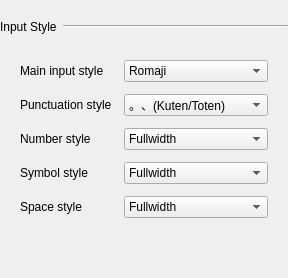
             <widget class="QWidget" name="inputTableSimpleModeTab">
              <attribute name="title">
               <string>Basic</string>
              </attribute>
              <layout class="QVBoxLayout" name="inputTableSimpleModeTabLayout">
               <property name="leftMargin">
                <number>0</number>
               </property>
               <property name="topMargin">
                <number>10</number>
               </property>
               <property name="rightMargin">
                <number>0</number>
               </property>
               <property name="bottomMargin">
                <number>0</number>
               </property>
               <item>
                <layout class="QHBoxLayout" name="inputStylesHeader">
                 <property name="topMargin">
                  <number>10</number>
                 </property>
                 <property name="bottomMargin">
                  <number>10</number>
                 </property>
                 <item>
                  <widget class="QLabel" name="inputStylesHeaderLabel">
                   <property name="text">
                    <string>Input Style</string>
                   </property>
                  </widget>
                 </item>
                 <item>
                  <widget class="Line" name="inputStylesHeaderLine">
                   <property name="sizePolicy">
                    <sizepolicy hsizetype="Expanding" vsizetype="Fixed">
                     <horstretch>0</horstretch>
                     <verstretch>0</verstretch>
                    </sizepolicy>
                   </property>
                   <property name="orientation">
                    <enum>Qt::Orientation::Horizontal</enum>
                   </property>
                  </widget>
                 </item>
                </layout>
               </item>
               <item>
                <layout class="QGridLayout" name="inputStylesGrid">
                 <property name="leftMargin">
                  <number>20</number>
                 </property>
                 <property name="topMargin">
                  <number>10</number>
                 </property>
                 <property name="rightMargin">
                  <number>20</number>
                 </property>
                 <property name="bottomMargin">
                  <number>20</number>
                 </property>
                 <property name="spacing">
                  <number>12</number>
                 </property>
                 <item row="0" column="0">
                  <widget class="QLabel" name="mainInputStyleLabel">
                   <property name="text">
                    <string>Main input style</string>
                   </property>
                  </widget>
                 </item>
                 <item row="2" column="0">
                  <widget class="QLabel" name="numberStyleLabel">
                   <property name="text">
                    <string>Number style</string>
                   </property>
                  </widget>
                 </item>
                 <item row="2" column="1">
                  <widget class="QComboBox" name="numberStyle">
                   <item>
                    <property name="text">
                     <string>Fullwidth</string>
                    </property>
                   </item>
                   <item>
                    <property name="text">
                     <string>Halfwidth</string>
                    </property>
                   </item>
                  </widget>
                 </item>
                 <item row="3" column="0">
                  <widget class="QLabel" name="symbolStyleLabel">
                   <property name="text">
                    <string>Symbol style</string>
                   </property>
                  </widget>
                 </item>
                 <item row="1" column="0">
                  <widget class="QLabel" name="punctuationStyleLabel">
                   <property name="text">
                    <string>Punctuation style</string>
                   </property>
                  </widget>
                 </item>
                 <item row="0" column="1">
                  <widget class="QComboBox" name="mainInputStyle">
                   <item>
                    <property name="text">
                     <string>Romaji</string>
                    </property>
                   </item>
                   <item>
                    <property name="text">
                     <string>Kana</string>
                    </property>
                   </item>
                   <item>
                    <property name="text">
                     <string>AZIK</string>
                    </property>
                   </item>
                  </widget>
                 </item>
                 <item row="3" column="1">
                  <widget class="QComboBox" name="symbolStyle">
                   <item>
                    <property name="text">
                     <string>Fullwidth</string>
                    </property>
                   </item>
                   <item>
                    <property name="text">
                     <string>Halfwidth</string>
                    </property>
                   </item>
                  </widget>
                 </item>
                 <item row="1" column="1">
                  <widget class="QComboBox" name="punctuationStyle">
                   <item>
                    <property name="text">
                     <string>。、(Kuten/Toten)</string>
                    </property>
                   </item>
                   <item>
                    <property name="text">
                     <string>．，(Period/Comma)</string>
                    </property>
                   </item>
                   <item>
                    <property name="text">
                     <string>。，(Kuten/Comma)</string>
                    </property>
                   </item>
                  </widget>
                 </item>
                 <item row="4" column="0">
                  <widget class="QLabel" name="spaceStyle">
                   <property name="text">
                    <string>Space style</string>
                   </property>
                  </widget>
                 </item>
                 <item row="4" column="1">
                  <widget class="QComboBox" name="spaceStyleLabel">
                   <item>
                    <property name="text">
                     <string>Fullwidth</string>
                    </property>
                   </item>
                   <item>
                    <property name="text">
                     <string>Halfwidth</string>
                    </property>
                   </item>
                  </widget>
                 </item>
                </layout>
               </item>
               <item>
                <spacer name="inputTableSimpleModeBottomSpacer">
                 <property name="orientation">
                  <enum>Qt::Orientation::Vertical</enum>
                 </property>
                 <property name="sizeHint" stdset="0">
                  <size>
                   <width>20</width>
                   <height>40</height>
                  </size>
                 </property>
                </spacer>
               </item>
              </layout>
             </widget>
